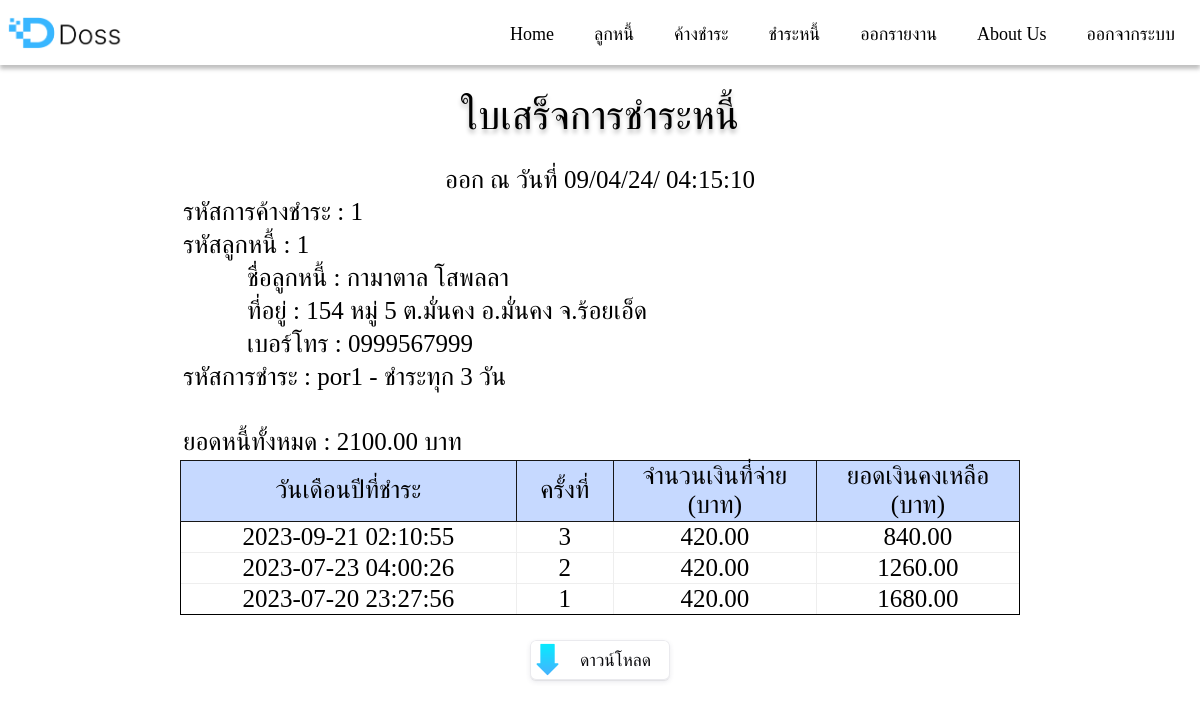
The app's page /doss/receipt_result.php?receipt=1 (signed in) with its own data.
### tables this page shows
CREATE TABLE `receipt` (
  `receiptID` int(5) NOT NULL COMMENT 'รหัสการค้างชำระ',
  `receiptDate` datetime NOT NULL DEFAULT CURRENT_TIMESTAMP COMMENT 'วันที่ค้างชำระ',
  `debtorID` int(3) NOT NULL COMMENT 'รหัสลูกหนี้',
  `perroundID` varchar(5) NOT NULL COMMENT 'รหัสรอบการชำระหนี้',
  `receiptPay` float(8,2) DEFAULT NULL COMMENT 'จำนวนเงินที่จ่าย',
  `receiptOwe` float(8,2) NOT NULL COMMENT 'ยอดหนี้ทั้งหมด',
  `receiptLeft` float(8,2) NOT NULL COMMENT 'หนี้คงเหลือปัจจุบัน',
  `mustpay` float(8,2) NOT NULL COMMENT 'จำนวนเงินที่ต้องชำระเงิน'
);

CREATE TABLE `debtor` (
  `debtorID` int(3) NOT NULL COMMENT 'รหัสลูกหนี้',
  `FirstName` varchar(100) NOT NULL COMMENT 'ชื่อ',
  `LastName` varchar(100) NOT NULL COMMENT 'นามสกุล',
  `Addr` text NOT NULL COMMENT 'ที่อยู่',
  `tell` varchar(10) NOT NULL COMMENT 'เบอร์โทร'
);

CREATE TABLE `collection` (
  `perroundID` varchar(5) NOT NULL COMMENT 'รหัสรอบการชำระหนี้',
  `perroundName` varchar(50) NOT NULL COMMENT 'ชื่อรอบ'
);

CREATE TABLE `paydebt` (
  `payDate` datetime NOT NULL DEFAULT CURRENT_TIMESTAMP COMMENT 'วันเดือนปีที่มาชำระหนี้',
  `payID` int(3) NOT NULL COMMENT 'รหัสการชำระ',
  `receiptID` int(5) NOT NULL COMMENT 'รหัสการค้างชำระ',
  `ordinalPay` int(4) NOT NULL COMMENT 'ครั้งที่ชำระ',
  `amount` float(9,2) NOT NULL COMMENT 'ยอดการชำระ',
  `unpaiddebt` float(8,2) NOT NULL COMMENT 'ยอดหนี้คงเหลือ',
  `debt` float(8,2) NOT NULL COMMENT 'ยอดหนี้ทั้งหมด',
  `note` text COMMENT 'หมายเหตุ'
);

### doss/receipt_result.php (the view, shortened to what this page needs)
<?php require_once('Connections/doss.php'); ?>
<?php
if (!function_exists("GetSQLValueString")) {
function GetSQLValueString($theValue, $theType, $theDefinedValue = "", $theNotDefinedValue = "")
{
  $theValue = function_exists("mysql_real_escape_string") ? mysql_real_escape_string($theValue) : mysql_escape_string($theValue);
  switch ($theType) {
    case "text":
      $theValue = ($theValue != "") ? "'" . $theValue . "'" : "NULL";
      break;
  }
  return $theValue;
}
}
if (isset($_GET['receipt'])) {
  $colname_Rec_receipt = $_GET['receipt'];
}
$query_Rec_receipt = sprintf("SELECT paydebt.payDate,paydebt.ordinalPay, paydebt.amount, paydebt.unpaiddebt, receipt.mustpay, paydebt.unpaiddebt
    FROM paydebt, receipt
    WHERE receipt.receiptID = paydebt.receiptID AND receipt.receiptID = %s
    ORDER BY paydebt.ordinalPay DESC", GetSQLValueString($colname_Rec_receipt, "text"));
$Rec_receipt = mysql_query($query_Rec_receipt, $doss) or die(mysql_error());
$row_Rec_receipt = mysql_fetch_assoc($Rec_receipt);
$query_Rec_debtor = sprintf("SELECT debtor.debtorID, debtor.FirstName,debtor.LastName, debtor.Addr, debtor.tell, receipt.receiptOwe,receipt.receiptID, collection.perroundID,collection.perroundName
    FROM debtor, receipt, `collection`
    WHERE debtor.debtorID = receipt.debtorID AND collection.perroundID = receipt.perroundID
    AND receipt.receiptID = %s", GetSQLValueString($colname_Rec_receipt, "text"));
$Rec_debtor = mysql_query($query_Rec_debtor, $doss) or die(mysql_error());
$row_Rec_debtor = mysql_fetch_assoc($Rec_debtor);
$logoutAction = $_SERVER['PHP_SELF']."?doLogout=true";
if ((isset($_SERVER['QUERY_STRING'])) && ($_SERVER['QUERY_STRING'] != "")){
  $logoutAction .="&". htmlentities($_SERVER['QUERY_STRING']);
}
?>
<!DOCTYPE html PUBLIC "-//W3C//DTD XHTML 1.0 Transitional//EN" "http://www.w3.org/TR/xhtml1/DTD/xhtml1-transitional.dtd">
<html xmlns="http://www.w3.org/1999/xhtml">
<head>
<link href="css/report_result_design.css" rel="stylesheet" type="text/css" />
</head>
<body>
<nav>
  <div class="wrapper">
    <div class="logo"><a href="home.php"><img src="img/logo.png" style="width: 120px; height: 33px; align-items: center;"></a></div>
    <ul class="nav-links">
      <li><a href="home.php">Home</a></li>
      <li>
        <a class="desktop-item">ลูกหนี้</a>
      </li>
      <li>
        <a class="desktop-item">ค้างชำระ</a>
      </li>
      <li>
        <a class="desktop-item">ชำระหนี้</a>
      </li>
      <li>
        <a class="desktop-item">ออกรายงาน</a>
      </li>
      <li><a href="about_us.php">About Us</a></li>
      <li><a href="<?php echo $logoutAction ?>">ออกจากระบบ</a></li>
    </ul>
  </div>
</nav>
<center>
<h1>ใบเสร็จการชำระหนี้</h1>
<font face="TH Sarabun New">ออก ณ วันที่ <?php echo date("d/m/y/ H:i:s",strtotime("now"))?></font>
<table class="table_record">
  <tr>
    <td colspan="4">รหัสการค้างชำระ : <?php echo $row_Rec_debtor['receiptID']; ?></td>
  </tr>
  <tr>
    <td colspan="4">รหัสลูกหนี้ : <?php echo $row_Rec_debtor['debtorID']; ?></td>
  </tr>
  <tr>
    <td width="60"></td>
    <td>ชื่อลูกหนี้ : <?php echo $row_Rec_debtor['FirstName'] . ' '. $row_Rec_debtor['LastName'];?></td>
  <tr>
    <td></td>
    <td>ที่อยู่ : <?php echo $row_Rec_debtor['Addr']; ?></td>
</tr>
<tr>
  <td></td>
  <td>เบอร์โทร : <?php echo $row_Rec_debtor['tell']; ?></td>
</tr>
  <tr>
    <td colspan="4">รหัสการชำระ : <?php echo $row_Rec_debtor['perroundID'] . ' - ' . $row_Rec_debtor['perroundName']; ?></td>
  </tr>
  <tr height="30"></tr>
  <tr>
    <td colspan="4">ยอดหนี้ทั้งหมด : <?php echo $row_Rec_debtor['receiptOwe']; ?> บาท</td>
  </tr>
</table>
<table border="2" class="table_detail">
        <tr class="tr_head">
            <td width="250">วันเดือนปีที่ชำระ</td></td>
            <td width="70">ครั้งที่</td></td>
            <td width="150">จำนวนเงินที่จ่าย<br>(บาท)</td>
            <td width="150">ยอดเงินคงเหลือ<br>(บาท)</td>
        </tr>
        <?php
          if (mysql_num_rows($Rec_receipt) == 0) {
              echo '<tr align="center"><td colspan="4">ไม่มีข้อมูลการชำระ</td></tr>';
          } else {
              do {
                  ?>
                  <tr class="tr_center">
                      <td><?php echo $row_Rec_receipt['payDate']; ?></td>
                      <td><?php echo $row_Rec_receipt['ordinalPay']; ?></td>
                      <td><?php echo $row_Rec_receipt['amount']; ?></td>
                      <td><?php echo $row_Rec_receipt['unpaiddebt']; ?></td>
                  </tr>
                  <?php
              } while ($row_Rec_receipt = mysql_fetch_assoc($Rec_receipt));
          }
          ?>
      </table>
<input name="print" type="submit" id="print" value="ดาวน์โหลด" class="button-9" onclick="window.print()" />
</center>
</body>
</html>

### doss/css/report_result_design.css (style rules this page uses)
body { font-family: 'TH Sarabun New'; margin: 0 auto; font-size: 25px; }
.table_record { width: 70%; height: 100px; text-align:left; }
.table_detail { width: 70%; height: 100px; text-align:left; border: 1px solid; border-collapse: collapse; }
.tr_head { color: #000000; text-align: center; background: #C6D9FF; border: 1px solid; border-collapse: collapse; border-color: rgb(23, 23, 23); }
.tr_center { color: #000000; text-align: center; }
h1 { color: #000; text-shadow: 0px 4px 4px rgba(0, 0, 0, 0.25); font-size: 40px; font-family: 'LINE Seed Sans TH'; font-weight: 310; line-height: normal; text-align: center; }
.button-9 { background-image: url('../img/dowload.png'); background-size: 35px; background-repeat: no-repeat; background-position: left center; appearance: button; backface-visibility: hidden; background-color: #ffffff; border-radius: 6px; border-width: 0; box-shadow: rgba(50, 50, 93, .1) 0 0 0 1px inset,rgba(50, 50, 93, .1) 0 2px 5px 0,rgba(0, 0, 0, .07) 0 1px 1px 0; box-sizing: border-box; color: #09090c; cursor: pointer; font-family: 'LINE Seed Sans TH'; font-size: 70%; height: 40px; line-height: 1.15; outline: none; overflow: hidden; padding: 0 50px; position: relative; text-align: center; text-transform: none; transform: translateZ(0); transition: all .2s,box-shadow .08s ease-in; user-select: none; -webkit-user-select: none; touch-action: manipulation; width: 140px; }

### doss/receipt_result.php (style rules this page uses)
nav { z-index: 99; width: 100%; height: 65px; background: #FFF; box-shadow: 0px 4px 4px 0px rgba(0, 0, 0, 0.25); margin: 0; padding: 0; font-family: 'LINE Seed Sans TH'; }
nav .wrapper { max-width: 1350px; padding: 0px 5px; height: 65px; line-height: 70px; margin: auto; display: flex; align-items: center; justify-content: space-between; }
.wrapper .logo a { color: #f2f2f2; font-size: 60px; font-weight: 600; text-decoration: none; }
.wrapper .nav-links { display: inline-flex; }
.nav-links li { list-style: none; }
.nav-links li a { color: #000000; text-decoration: none; font-size: 18px; font-weight: 500; padding: 21px 20px; border-radius: 3px; }

### records on screen
receipt: receiptID "1", debtorID.debtorID "1", debtorID.FirstName "กามาตาล", debtorID.LastName "โสพลลา", debtorID.Addr "154 หมู่ 5 ต.มั่นคง อ.มั่นคง จ.ร้อยเอ็ด", debtorID.tell "0999567999", perroundID.perroundID "por1", perroundID.perroundName "ชำระทุก 3 วัน", receiptOwe "2100.00"
paydebt: payDate "2023-09-21 02:10:55", ordinalPay "3", amount "420.00", unpaiddebt "840.00"
paydebt: payDate "2023-07-23 04:00:26", ordinalPay "2", amount "420.00", unpaiddebt "1260.00"
paydebt: payDate "2023-07-20 23:27:56", ordinalPay "1", amount "420.00", unpaiddebt "1680.00"
